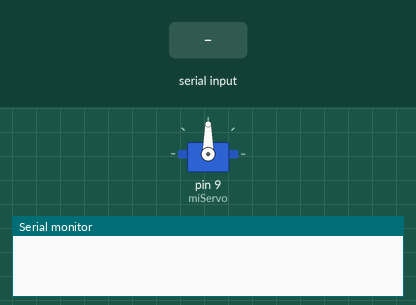
Recording of a sketch running on a simulated Arduino Uno, built with avr-gcc and run on an emulated ATmega328P. Shown: servo, the last lines printed to the serial monitor. Inputs (shaded band) come from the test bench.

Above: at 1.2 s.
1.3 s: "90,45\n" received over Serial
At 2.0 s:
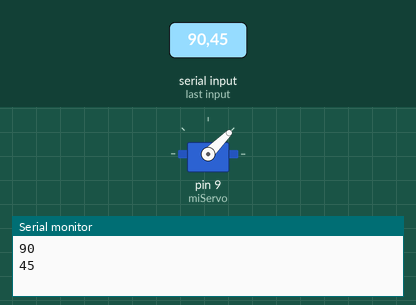
2.8 s: "30,150\n" received over Serial
At 3.1 s:
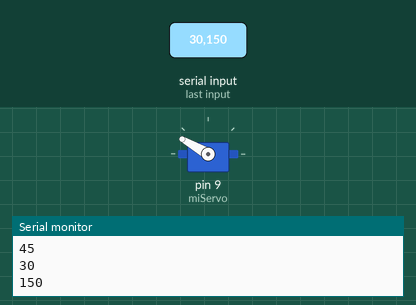
4.3 s: "5\n" received over Serial
At 5.3 s:
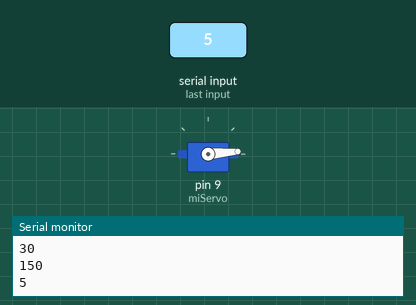
5.8 s: "90\n" received over Serial
At 6.5 s:
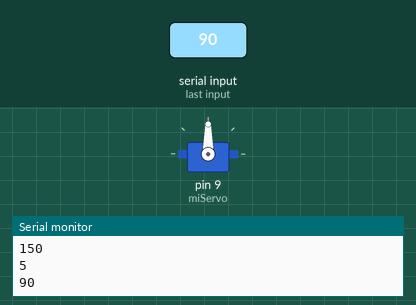
Timing chart, 0 to 8.3 s (numbered marks = the images above; inputs shaded):
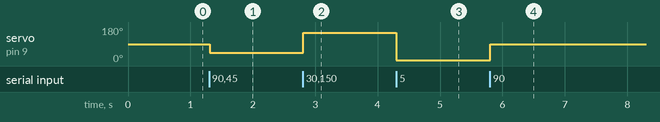

Measured:
- after the input at 1.3 s, servo on pin 9 (miServo): 90° → 45° at once
- after the input at 2.8 s, servo on pin 9 (miServo): 45° → 150° at once
- after the input at 4.3 s, servo on pin 9 (miServo): 150° → 5° at once
- after the input at 5.8 s, servo on pin 9 (miServo): 5° → 90° at once

The sketch:

clase03_b4_angulo_serial.ino
```cpp
#include <Servo.h>
Servo miServo;

void setup() {
  Serial.begin(9600);
  miServo.attach(9);
}

void loop() {
  if (Serial.available() > 0) {
    int angulo = Serial.parseInt();        // "180" de texto -> 180 numero
    Serial.read();                         // saca el Enter del buzon
    if (angulo >= 0 && angulo <= 180) {    // no confies en lo que llega
      miServo.write(angulo);
      Serial.println(angulo);              // el eco: te escuche
    }
  }
}
```
